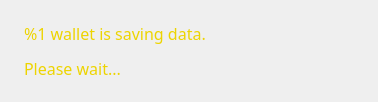
<?xml version="1.0" encoding="UTF-8"?>
<ui version="4.0">
 <class>ExitWidget</class>
 <widget class="QWidget" name="ExitWidget">
  <property name="geometry">
   <rect>
    <x>0</x>
    <y>0</y>
    <width>378</width>
    <height>102</height>
   </rect>
  </property>
  <property name="windowTitle">
   <string>Saving data</string>
  </property>
  <property name="styleSheet">
   <string notr="true"/>
  </property>
  <layout class="QHBoxLayout" name="horizontalLayout" stretch="0,1">
   <item>
    <widget class="QLabel" name="m_clockLabel">
     <property name="styleSheet">
      <string notr="true"/>
     </property>
     <property name="text">
      <string/>
     </property>
    </widget>
   </item>
   <item>
    <widget class="QLabel" name="m_label">
     <property name="palette">
      <palette>
       <active>
        <colorrole role="WindowText">
         <brush brushstyle="SolidPattern">
          <color alpha="255">
           <red>237</red>
           <green>212</green>
           <blue>0</blue>
          </color>
         </brush>
        </colorrole>
        <colorrole role="Button">
         <brush brushstyle="LinearGradientPattern">
          <gradient startx="0.000000000000000" starty="0.000000000000000" endx="0.841000000000000" endy="1.000000000000000" type="LinearGradient" spread="PadSpread" coordinatemode="ObjectBoundingMode">
           <gradientstop position="0.000000000000000">
            <color alpha="255">
             <red>0</red>
             <green>0</green>
             <blue>0</blue>
            </color>
           </gradientstop>
           <gradientstop position="0.283582000000000">
            <color alpha="255">
             <red>47</red>
             <green>48</green>
             <blue>46</blue>
            </color>
           </gradientstop>
           <gradientstop position="1.000000000000000">
            <color alpha="255">
             <red>106</red>
             <green>106</green>
             <blue>106</blue>
            </color>
           </gradientstop>
          </gradient>
         </brush>
        </colorrole>
        <colorrole role="Light">
         <brush brushstyle="SolidPattern">
          <color alpha="255">
           <red>105</red>
           <green>105</green>
           <blue>105</blue>
          </color>
         </brush>
        </colorrole>
        <colorrole role="Midlight">
         <brush brushstyle="SolidPattern">
          <color alpha="255">
           <red>87</red>
           <green>87</green>
           <blue>87</blue>
          </color>
         </brush>
        </colorrole>
        <colorrole role="Dark">
         <brush brushstyle="SolidPattern">
          <color alpha="255">
           <red>35</red>
           <green>35</green>
           <blue>35</blue>
          </color>
         </brush>
        </colorrole>
        <colorrole role="Mid">
         <brush brushstyle="SolidPattern">
          <color alpha="255">
           <red>46</red>
           <green>46</green>
           <blue>46</blue>
          </color>
         </brush>
        </colorrole>
        <colorrole role="Text">
         <brush brushstyle="SolidPattern">
          <color alpha="255">
           <red>237</red>
           <green>212</green>
           <blue>0</blue>
          </color>
         </brush>
        </colorrole>
        <colorrole role="BrightText">
         <brush brushstyle="SolidPattern">
          <color alpha="255">
           <red>255</red>
           <green>255</green>
           <blue>255</blue>
          </color>
         </brush>
        </colorrole>
        <colorrole role="ButtonText">
         <brush brushstyle="SolidPattern">
          <color alpha="255">
           <red>237</red>
           <green>212</green>
           <blue>0</blue>
          </color>
         </brush>
        </colorrole>
        <colorrole role="Base">
         <brush brushstyle="LinearGradientPattern">
          <gradient startx="0.000000000000000" starty="0.000000000000000" endx="0.841000000000000" endy="1.000000000000000" type="LinearGradient" spread="PadSpread" coordinatemode="ObjectBoundingMode">
           <gradientstop position="0.000000000000000">
            <color alpha="255">
             <red>0</red>
             <green>0</green>
             <blue>0</blue>
            </color>
           </gradientstop>
           <gradientstop position="0.283582000000000">
            <color alpha="255">
             <red>47</red>
             <green>48</green>
             <blue>46</blue>
            </color>
           </gradientstop>
           <gradientstop position="1.000000000000000">
            <color alpha="255">
             <red>106</red>
             <green>106</green>
             <blue>106</blue>
            </color>
           </gradientstop>
          </gradient>
         </brush>
        </colorrole>
        <colorrole role="Window">
         <brush brushstyle="LinearGradientPattern">
          <gradient startx="0.000000000000000" starty="0.000000000000000" endx="0.841000000000000" endy="1.000000000000000" type="LinearGradient" spread="PadSpread" coordinatemode="ObjectBoundingMode">
           <gradientstop position="0.000000000000000">
            <color alpha="255">
             <red>0</red>
             <green>0</green>
             <blue>0</blue>
            </color>
           </gradientstop>
           <gradientstop position="0.283582000000000">
            <color alpha="255">
             <red>47</red>
             <green>48</green>
             <blue>46</blue>
            </color>
           </gradientstop>
           <gradientstop position="1.000000000000000">
            <color alpha="255">
             <red>106</red>
             <green>106</green>
             <blue>106</blue>
            </color>
           </gradientstop>
          </gradient>
         </brush>
        </colorrole>
        <colorrole role="Shadow">
         <brush brushstyle="SolidPattern">
          <color alpha="255">
           <red>0</red>
           <green>0</green>
           <blue>0</blue>
          </color>
         </brush>
        </colorrole>
        <colorrole role="AlternateBase">
         <brush brushstyle="SolidPattern">
          <color alpha="255">
           <red>35</red>
           <green>35</green>
           <blue>35</blue>
          </color>
         </brush>
        </colorrole>
        <colorrole role="ToolTipBase">
         <brush brushstyle="SolidPattern">
          <color alpha="255">
           <red>255</red>
           <green>255</green>
           <blue>220</blue>
          </color>
         </brush>
        </colorrole>
        <colorrole role="ToolTipText">
         <brush brushstyle="SolidPattern">
          <color alpha="255">
           <red>0</red>
           <green>0</green>
           <blue>0</blue>
          </color>
         </brush>
        </colorrole>
       </active>
       <inactive>
        <colorrole role="WindowText">
         <brush brushstyle="SolidPattern">
          <color alpha="255">
           <red>237</red>
           <green>212</green>
           <blue>0</blue>
          </color>
         </brush>
        </colorrole>
        <colorrole role="Button">
         <brush brushstyle="LinearGradientPattern">
          <gradient startx="0.000000000000000" starty="0.000000000000000" endx="0.841000000000000" endy="1.000000000000000" type="LinearGradient" spread="PadSpread" coordinatemode="ObjectBoundingMode">
           <gradientstop position="0.000000000000000">
            <color alpha="255">
             <red>0</red>
             <green>0</green>
             <blue>0</blue>
            </color>
           </gradientstop>
           <gradientstop position="0.283582000000000">
            <color alpha="255">
             <red>47</red>
             <green>48</green>
             <blue>46</blue>
            </color>
           </gradientstop>
           <gradientstop position="1.000000000000000">
            <color alpha="255">
             <red>106</red>
             <green>106</green>
             <blue>106</blue>
            </color>
           </gradientstop>
          </gradient>
         </brush>
        </colorrole>
        <colorrole role="Light">
         <brush brushstyle="SolidPattern">
          <color alpha="255">
           <red>105</red>
           <green>105</green>
           <blue>105</blue>
          </color>
         </brush>
        </colorrole>
        <colorrole role="Midlight">
         <brush brushstyle="SolidPattern">
          <color alpha="255">
           <red>87</red>
           <green>87</green>
           <blue>87</blue>
          </color>
         </brush>
        </colorrole>
        <colorrole role="Dark">
         <brush brushstyle="SolidPattern">
          <color alpha="255">
           <red>35</red>
           <green>35</green>
           <blue>35</blue>
          </color>
         </brush>
        </colorrole>
        <colorrole role="Mid">
         <brush brushstyle="SolidPattern">
          <color alpha="255">
           <red>46</red>
           <green>46</green>
           <blue>46</blue>
          </color>
         </brush>
        </colorrole>
        <colorrole role="Text">
         <brush brushstyle="SolidPattern">
          <color alpha="255">
           <red>237</red>
           <green>212</green>
           <blue>0</blue>
          </color>
         </brush>
        </colorrole>
        <colorrole role="BrightText">
         <brush brushstyle="SolidPattern">
          <color alpha="255">
           <red>255</red>
           <green>255</green>
           <blue>255</blue>
          </color>
         </brush>
        </colorrole>
        <colorrole role="ButtonText">
         <brush brushstyle="SolidPattern">
          <color alpha="255">
           <red>237</red>
           <green>212</green>
           <blue>0</blue>
          </color>
         </brush>
        </colorrole>
        <colorrole role="Base">
         <brush brushstyle="LinearGradientPattern">
          <gradient startx="0.000000000000000" starty="0.000000000000000" endx="0.841000000000000" endy="1.000000000000000" type="LinearGradient" spread="PadSpread" coordinatemode="ObjectBoundingMode">
           <gradientstop position="0.000000000000000">
            <color alpha="255">
             <red>0</red>
             <green>0</green>
             <blue>0</blue>
            </color>
           </gradientstop>
           <gradientstop position="0.283582000000000">
            <color alpha="255">
             <red>47</red>
             <green>48</green>
             <blue>46</blue>
            </color>
           </gradientstop>
           <gradientstop position="1.000000000000000">
            <color alpha="255">
             <red>106</red>
             <green>106</green>
             <blue>106</blue>
            </color>
           </gradientstop>
          </gradient>
         </brush>
        </colorrole>
        <colorrole role="Window">
         <brush brushstyle="LinearGradientPattern">
          <gradient startx="0.000000000000000" starty="0.000000000000000" endx="0.841000000000000" endy="1.000000000000000" type="LinearGradient" spread="PadSpread" coordinatemode="ObjectBoundingMode">
           <gradientstop position="0.000000000000000">
            <color alpha="255">
             <red>0</red>
             <green>0</green>
             <blue>0</blue>
            </color>
           </gradientstop>
           <gradientstop position="0.283582000000000">
            <color alpha="255">
             <red>47</red>
             <green>48</green>
             <blue>46</blue>
            </color>
           </gradientstop>
           <gradientstop position="1.000000000000000">
            <color alpha="255">
             <red>106</red>
             <green>106</green>
             <blue>106</blue>
            </color>
           </gradientstop>
          </gradient>
         </brush>
        </colorrole>
        <colorrole role="Shadow">
         <brush brushstyle="SolidPattern">
          <color alpha="255">
           <red>0</red>
           <green>0</green>
           <blue>0</blue>
          </color>
         </brush>
        </colorrole>
        <colorrole role="AlternateBase">
         <brush brushstyle="SolidPattern">
          <color alpha="255">
           <red>35</red>
           <green>35</green>
           <blue>35</blue>
          </color>
         </brush>
        </colorrole>
        <colorrole role="ToolTipBase">
         <brush brushstyle="SolidPattern">
          <color alpha="255">
           <red>255</red>
           <green>255</green>
           <blue>220</blue>
          </color>
         </brush>
        </colorrole>
        <colorrole role="ToolTipText">
         <brush brushstyle="SolidPattern">
          <color alpha="255">
           <red>0</red>
           <green>0</green>
           <blue>0</blue>
          </color>
         </brush>
        </colorrole>
       </inactive>
       <disabled>
        <colorrole role="WindowText">
         <brush brushstyle="SolidPattern">
          <color alpha="255">
           <red>237</red>
           <green>212</green>
           <blue>0</blue>
          </color>
         </brush>
        </colorrole>
        <colorrole role="Button">
         <brush brushstyle="LinearGradientPattern">
          <gradient startx="0.000000000000000" starty="0.000000000000000" endx="0.841000000000000" endy="1.000000000000000" type="LinearGradient" spread="PadSpread" coordinatemode="ObjectBoundingMode">
           <gradientstop position="0.000000000000000">
            <color alpha="255">
             <red>0</red>
             <green>0</green>
             <blue>0</blue>
            </color>
           </gradientstop>
           <gradientstop position="0.283582000000000">
            <color alpha="255">
             <red>47</red>
             <green>48</green>
             <blue>46</blue>
            </color>
           </gradientstop>
           <gradientstop position="1.000000000000000">
            <color alpha="255">
             <red>106</red>
             <green>106</green>
             <blue>106</blue>
            </color>
           </gradientstop>
          </gradient>
         </brush>
        </colorrole>
        <colorrole role="Light">
         <brush brushstyle="SolidPattern">
          <color alpha="255">
           <red>105</red>
           <green>105</green>
           <blue>105</blue>
          </color>
         </brush>
        </colorrole>
        <colorrole role="Midlight">
         <brush brushstyle="SolidPattern">
          <color alpha="255">
           <red>87</red>
           <green>87</green>
           <blue>87</blue>
          </color>
         </brush>
        </colorrole>
        <colorrole role="Dark">
         <brush brushstyle="SolidPattern">
          <color alpha="255">
           <red>35</red>
           <green>35</green>
           <blue>35</blue>
          </color>
         </brush>
        </colorrole>
        <colorrole role="Mid">
         <brush brushstyle="SolidPattern">
          <color alpha="255">
           <red>46</red>
           <green>46</green>
           <blue>46</blue>
          </color>
         </brush>
        </colorrole>
        <colorrole role="Text">
         <brush brushstyle="SolidPattern">
          <color alpha="255">
           <red>237</red>
           <green>212</green>
           <blue>0</blue>
          </color>
         </brush>
        </colorrole>
        <colorrole role="BrightText">
         <brush brushstyle="SolidPattern">
          <color alpha="255">
           <red>255</red>
           <green>255</green>
           <blue>255</blue>
          </color>
         </brush>
        </colorrole>
        <colorrole role="ButtonText">
         <brush brushstyle="SolidPattern">
          <color alpha="255">
           <red>237</red>
           <green>212</green>
           <blue>0</blue>
          </color>
         </brush>
        </colorrole>
        <colorrole role="Base">
         <brush brushstyle="LinearGradientPattern">
          <gradient startx="0.000000000000000" starty="0.000000000000000" endx="0.841000000000000" endy="1.000000000000000" type="LinearGradient" spread="PadSpread" coordinatemode="ObjectBoundingMode">
           <gradientstop position="0.000000000000000">
            <color alpha="255">
             <red>0</red>
             <green>0</green>
             <blue>0</blue>
            </color>
           </gradientstop>
           <gradientstop position="0.283582000000000">
            <color alpha="255">
             <red>47</red>
             <green>48</green>
             <blue>46</blue>
            </color>
           </gradientstop>
           <gradientstop position="1.000000000000000">
            <color alpha="255">
             <red>106</red>
             <green>106</green>
             <blue>106</blue>
            </color>
           </gradientstop>
          </gradient>
         </brush>
        </colorrole>
        <colorrole role="Window">
         <brush brushstyle="LinearGradientPattern">
          <gradient startx="0.000000000000000" starty="0.000000000000000" endx="0.841000000000000" endy="1.000000000000000" type="LinearGradient" spread="PadSpread" coordinatemode="ObjectBoundingMode">
           <gradientstop position="0.000000000000000">
            <color alpha="255">
             <red>0</red>
             <green>0</green>
             <blue>0</blue>
            </color>
           </gradientstop>
           <gradientstop position="0.283582000000000">
            <color alpha="255">
             <red>47</red>
             <green>48</green>
             <blue>46</blue>
            </color>
           </gradientstop>
           <gradientstop position="1.000000000000000">
            <color alpha="255">
             <red>106</red>
             <green>106</green>
             <blue>106</blue>
            </color>
           </gradientstop>
          </gradient>
         </brush>
        </colorrole>
        <colorrole role="Shadow">
         <brush brushstyle="SolidPattern">
          <color alpha="255">
           <red>0</red>
           <green>0</green>
           <blue>0</blue>
          </color>
         </brush>
        </colorrole>
        <colorrole role="AlternateBase">
         <brush brushstyle="SolidPattern">
          <color alpha="255">
           <red>70</red>
           <green>70</green>
           <blue>70</blue>
          </color>
         </brush>
        </colorrole>
        <colorrole role="ToolTipBase">
         <brush brushstyle="SolidPattern">
          <color alpha="255">
           <red>255</red>
           <green>255</green>
           <blue>220</blue>
          </color>
         </brush>
        </colorrole>
        <colorrole role="ToolTipText">
         <brush brushstyle="SolidPattern">
          <color alpha="255">
           <red>0</red>
           <green>0</green>
           <blue>0</blue>
          </color>
         </brush>
        </colorrole>
       </disabled>
      </palette>
     </property>
     <property name="font">
      <font>
       <family>Unique</family>
      </font>
     </property>
     <property name="styleSheet">
      <string notr="true">color: rgb(237, 212, 0);
font-family: Unique;

</string>
     </property>
     <property name="text">
      <string>&lt;html&gt;&lt;head/&gt;&lt;body&gt;&lt;p&gt;&lt;span style=&quot; font-size:12pt; color:#edd400;&quot;&gt;%1 wallet is saving data.&lt;/span&gt;&lt;/p&gt;&lt;p&gt;&lt;span style=&quot; font-size:12pt; color:#edd400;&quot;&gt;Please wait...&lt;/span&gt;&lt;/p&gt;&lt;/body&gt;&lt;/html&gt;</string>
     </property>
    </widget>
   </item>
  </layout>
 </widget>
 <resources/>
 <connections/>
</ui>
